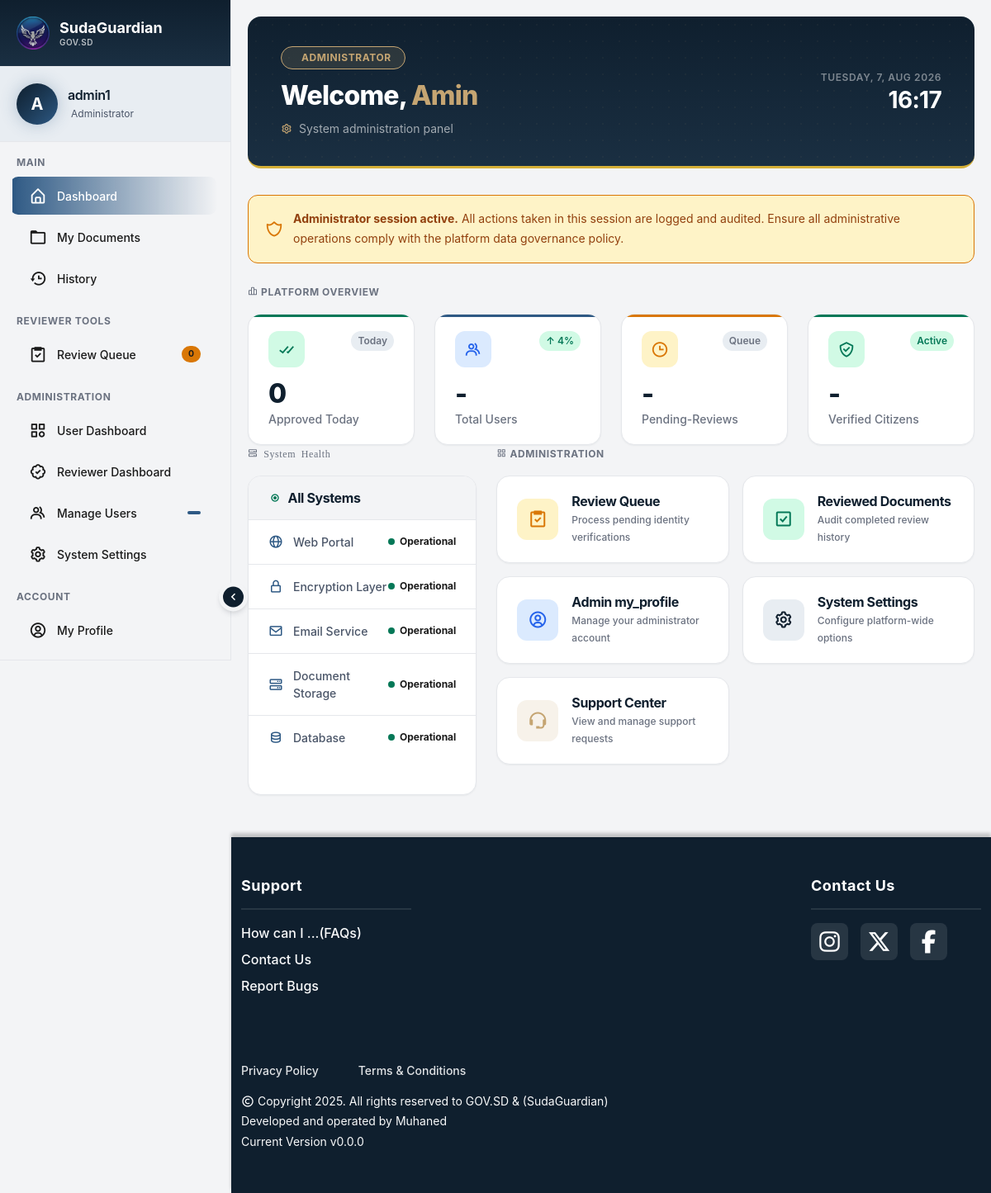
Page /admin-dashboard (signed in) on the committed database.
### tables this page shows
CREATE TABLE users (
    id INTEGER PRIMARY KEY AUTOINCREMENT,
    username TEXT NOT NULL UNIQUE,
    password_hash TEXT,
    national_id_hash TEXT NOT NULL,
    full_name TEXT NOT NULL,
    birthdate TEXT,
    contact_email TEXT NOT NULL UNIQUE,
    contact_phone TEXT NOT NULL UNIQUE,
    verification_status TEXT NOT NULL DEFAULT 'verified',
    verified_at DATETIME NOT NULL,
    national_id_fast TEXT NOT NULL UNIQUE,
    role TEXT CHECK (role IN ('admin', 'user', 'reviewer')) NOT NULL
    , profile_picture TEXT, address TEXT, email_verified INTEGER NOT NULL DEFAULT 1);

### app.py (the view)
@app.route("/admin-dashboard")
@login_required
@roles_required("admin")
def admin_dashboard():
    return render_template("admin_dashboard.html", user=current_user)

### app.py (called while the page is built)
@login_manager.user_loader
def load_user(user_id):
    return User.get_by_id(int(user_id))

### helpers.py (called while the page is built)
def roles_required(*roles):
    def decorator(f):
        @wraps(f)
        def decorated_function(*args, **kwargs):
            if not current_user.is_authenticated:
                abort(401)  # login required
            if current_user.role not in roles:
                abort(403)  # Forbidden
            return f(*args, **kwargs)
        return decorated_function
    return decorator

### templates/admin_dashboard.html (shortened to what this page needs)
{% extends "layout.html" %}
{% block content %}
{% block head %}
<link rel="stylesheet" href="{{ url_for('static', filename='css/admin_style.css') }}">
{% endblock %}
<div class="dashboard-wrapper">
    <div class="dashboard-header">
        <div class="dashboard-header-inner">
            <div class="dashboard-header-left">
                {% if current_user.role == 'admin' %}
                    <div class="dashboard-role-badge admin">
                        Administrator
                    </div>
                    <h1>Welcome, <span>{{ current_user.full_name.split()[0] }}</span></h1>
                    <p class="dashboard-header-sub"><i class='bx bx-cog'></i> System administration panel</i></p>
                {% endif %}
            </div>
            <div class="dashboard-header-right">
                <div class="dashboard-header-date" id="Date">Loading...</div>
                <div class="dashboard-header-time" id="Clock">--:--</div>
            </div>
        </div>
    </div>
    <div class="admin-alert">
        <i class='bx bx-shield-alt-2'></i>
        <p class="admin-alert-text">
            <strong>Administrator session active.</strong>
            All actions taken in this session are logged and audited.
            Ensure all administrative operations comply with
            the platform data governance policy.
        </p>
    </div>
    <p class="dashboard-section-label">
        <i class='bx bx-bar-chart-alt-2'></i> Platform Overview
    </p>
    <div class="row g-4 mb-6">
        <div class="col-6 col-md-3">
            <div class="stat-card accent-green">
                <div class="stat-card-top">
                    <div class="stat-icon green">
                        <i class='bx bx-check-double'></i>
                    </div>
                    <span class="stat-trend flat">Today</span>
                </div>
                <div class="stat-value">0</div>
                <div class="stat-label">Approved Today</div>
            </div>
        </div>
        <div class="col-6 col-md-3">
            <div class="stat-card accent-blue">
                <div class="stat-card-top">
                    <div class="stat-icon blue">
                        <i class='bx bx-group'></i>
                    </div>
                    <span class="stat-trend up">↑ 4%</span>
                </div>
                <div class="stat-value">-</div>
                <div class="stat-label">Total Users</div>
            </div>
        </div>
        <div class="col-6 col-md-3">
            <div class="stat-card accent-warn">
                <div class="stat-card-top">
                    <div class="stat-icon warn">
                        <i class='bx bx-time'></i>
                    </div>
                    <span class="stat-trend flat">Queue</span>
                </div>
                <div class="stat-value"> {{ pending_users| length if pending_users else '-' }} </div>
                <div class="stat-label">Pending-Reviews</div>
            </div>
        </div>
        <div class="col-6 col-md-3">
            <div class="stat-card accent-green">
                <div class="stat-card-top">
                    <div class="stat-icon green">
                        <i class='bx bx-check-shield'></i>
                    </div>
                    <span class="stat-trend up">Active</span>
                </div>
                <div class="stat-value">-</div>
                <div class="stat-label">Verified Citizens</div>
            </div>
        </div>
    </div>
    <div class="row g-4">
        <div class="col-lg-4">
            <p class="dashboard-section-label">
                <i class='bx bx-server'> System Health</i>
            </p>
            <div class="system-health-card">
                <div class="system-health-header">
                    <h4><i class='bx bx-radio-circle-marked'></i> All Systems</h4>
                </div>
                <div class="health-row">
                    <span class="health-row-label"><i class='bx bx-globe'></i> Web Portal</span>
                    <span class="health-status up"><span class="health-dot up"></span> Operational</span>
                </div>
                <div class="health-row">
                    <span class="health-row-label"><i class='bx bx-lock-alt'></i> Encryption Layer</span>
                    <span class="health-status up"><span class="health-dot up"></span> Operational</span>
                </div>
                <div class="health-row">
                    <span class="health-row-label"><i class='bx bx-envelope'></i> Email Service</span>
                    <span class="health-status up"><span class="health-dot up"></span> Operational</span>
                </div>
                <div class="health-row">
                    <span class="health-row-label"><i class='bx bx-server'></i> Document Storage</span>
                    <span class="health-status up"><span class="health-dot up"></span> Operational</span>
                </div>
                <div class="health-row">
                    <span class="health-row-label"><i class='bx bx-data'></i> Database</span>
                    <span class="health-status up"><span class="health-dot up"></span> Operational</span>
                </div>
            </div>
        </div>
        <div class="col-lg-8">
            <p class="dashboard-section-label"><i class='bx bx-grid-alt'></i> Administration</p>
            <div class="row g-3">
                <div class="col-md-6">
                    <a href="{{ url_for('reviewer_dashboard') }}" class="admin-manage-card">
                        <div class="admin-manage-icon" style="background:var(--warning-light); color:var(--warning);">
                            <i class='bx bx-task'></i>
                        </div>
                        <div class="admin-manage-text">
                            <h5>Review Queue</h5>
                            <p>Process pending identity verifications</p>
                        </div>
                    </a>
                </div>
                <div class="col-md-6">
                    <a href="{{ url_for('reviewed_documents') }}" class="admin-manage-card">
                        <div class="admin-manage-icon" style="background:var(--success-light); color:var(--success);">
                            <i class='bx bx-check-square'></i>
                        </div>
                        <div class="admin-manage-text">
                            <h5>Reviewed Documents</h5>
                            <p>Audit completed review history</p>
                        </div>
                    </a>
                </div>
                <div class="col-md-6">
                    <a href="{{ url_for('my_profile') }}" class="admin-manage-card">
                        <div class="admin-manage-icon" style="background:var(--info-light); color:var(--info);">
                            <i class='bx bx-user-circle'></i>
                        </div>
                        <div class="admin-manage-text">
                            <h5>Admin my_profile</h5>
                            <p>Manage your administrator account</p>
                        </div>
                    </a>
                </div>
                <div class="col-md-6">
                    <a href="#" class="admin-manage-card">
                        <div class="admin-manage-icon" style="background:var(--bg-tertiary); color:var(--primary-navy);">
                            <i class='bx bx-cog'></i>
                        </div>
                        <div class="admin-manage-text">
                            <h5>System Settings</h5>
                            <p>Configure platform-wide options</p>
                        </div>
                    </a>
                </div>
                <div class="col-md-6">
                    <a href="#" class="admin-manage-card">
                        <div class="admin-manage-icon" style="background:rgba(197,165,114,0.15); color:var(--accent-gold);">
                             <i class='bx bx-support'></i>
                        </div>
                        <div class="admin-manage-text">
                            <h5>Support Center</h5>
                            <p>View and manage support requests</p>
                        </div>
                    </a>
                </div>
            </div>
        </div>
    </div>
</div>
{% endblock %}

### templates/sidebar.html (shortened to what this page needs)
{% block head %}
<link rel="stylesheet" href="{{ url_for('static', filename='css/sidebar.css') }}">
{% endblock %}
<aside class="offcanvas-lg offcanvas-start sidebar collapsed" id="sidebar">
    <div class="sidebar-header">
        <div class="sidebar-brand">
            <img src="{{ url_for('static', filename='logo.png') }}" alt="SudaGuardian Logo" class="sidebar-logo">
            <div class="sidebar-brand-text">
                <span class="sidebar-name">SudaGuardian</span>
                <span class="sidebar-subtitle">GOV.SD</span>
            </div>
        </div>
    </div>
    <div class="sidebar-user">
        <div class="user-avatar">
            <span>{{ current_user.username[:1].upper() }}</span>
        </div>
        <div class="user-info">
            <h6 class="user-name">{{ current_user.username }}</h6>
            <span class="user-role">
                {% if current_user.role == 'admin' %}
                 Administrator
                {% elif current_user.role == 'reviewer' %}
                <i class='bx bx-check-circle'></i> Document Reviewer
                {% else %}
                <i class='bx bx-user'></i> Citizen
                {% endif %}
            </span>
        </div>
    </div>
    <div class="sidebar-menu">
        <div class="menu-section">
            <span class="menu-section-title">Main</span>
            <a href="/{{ current_user.role }}-dashboard" class="menu-item">
                <i class='bx bx-home-alt'></i>
                <span class="menu-text">Dashboard</span>
            </a>
            <a href="{{ url_for('my_documents') }}" class="menu-item">
                <i class='bx bx-folder'></i>
                <span class="menu-text">My Documents</span>
            </a>
            <a href="{{ url_for('history') }}" class="menu-item">
                <i class='bx bx-history'></i>
                <span class="menu-text">History</span>
            </a>
        </div>
        {% if current_user.role == 'reviewer' or current_user.role == 'admin' %}
        <div class="menu-section">
            <span class="menu-section-title">Reviewer Tools</span>
            <a href="{{ url_for('review_queue') }}" class="menu-item">
                <i class='bx bx-task'></i>
                <span class="menu-text">Review Queue</span>
                <span class="menu-badge badge-warning">{{ pending_users|length }}</span>
            </a>
        </div>
        {% endif %}
        {% if current_user.role == 'admin' %}
        <div class="menu-section">
            <span class="menu-section-title">Administration</span>
            <a href="{{ url_for('user_dashboard') }}" class="menu-item">
                <i class="bx bx-category"></i>
                <span class="menu-text">User Dashboard</span>
            </a>
            <a href="{{ url_for('reviewer_dashboard') }}" class="menu-item">
                <i class="bx bx-badge-check"></i>
                <span class="menu-text">Reviewer Dashboard</span>
            </a>
            <a href="{{ url_for('manage_users') }}" class="menu-item">
                <i class='bx bx-group'></i>
                <span class="menu-text">Manage Users</span>
                <span class="menu-badge">{{ total_users }}</span>
            </a>
            <a href="{{ url_for('system_settings') }}" class="menu-item">
                <i class='bx bx-cog'></i>
                <span class="menu-text">System Settings</span>
            </a>
        </div>
        {% endif %}
        <div class="menu-section">
            <span class="menu-section-title">Account</span>
            <a href="{{ url_for('my_profile') }}" class="menu-item">
                <i class='bx bx-user-circle'></i>
                <span class="menu-text">My Profile</span>
            </a>
            <a href="{{ url_for('help_and_support') }}" class="menu-item">
            </a>
        </div>
    </div>
    <div class="sidebar-footer">
    </div>
</aside>
<button class="sidebar-toggle-btn d-none d-lg-flex" id="sidebarToggle">
    <i class="bx bx-chevron-right" id="toggleIcon"></i>
</button>

### static/css/admin_style.css (style rules this page uses)
.admin-alert { background: var(--warning-light); margin-bottom: var(--space-6); gap: var(--space-3); border: 1px solid var(--warning); border-radius: var(--radius-lg); padding: var(--space-4) var(--space-5); display: flex; align-items: center; }
.admin-alert i { font-size: 22px; color: var(--warning); flex-shrink: 0; }
.admin-alert-text { margin: 0; font-size: var(--text-sm); color: #92400e; }
.admin-alert-text strong { font-weight: var(--weight-bold); }
.system-health-card { height: 100%; border: 1px solid var(--border-secondary); border-radius: var(--radius-xl); background: var(--bg-secondary); box-shadow: var(--shadow-sm); overflow: hidden; }
.system-health-header { padding: var(--space-4) var(--space-6); background: var(--bg-primary); border-bottom: 1px solid var(--border-secondary); }
.system-health-header h4 { font-size: var(--text-base); font-weight: var(--weight-bold); color: var(--heading-primary); margin: 0; display: flex; align-items: center; gap: var(--space-2); }
.system-health-header h4 i { color: var(--success); }
.health-row { display: flex; align-items: center; justify-content: space-between; padding: var(--space-4) var(--space-6); border-bottom: 1px solid var(--border-secondary); font-size: var(--text-sm); transition: background var(--transition-fast); }
.health-row:last-child { border-bottom: none; }
.health-row-label { display: flex; align-items: center; gap: var(--space-3); color: var(--text-secondary); font-weight: var(--weight-medium); }
.health-row-label i { font-size: 18px; color: var(--primary-blue); }
.health-status { gap: 6px; font-size: var(--text-xs); font-weight: var(--weight-bold); display: flex; align-items: center; }
.health-dot { width: 8px; height: 8px; border-radius: var(--radius-full); }
.health-dot.up { background: var(--success); box-shadow: 0 0 var(--success); }
.admin-manage-card { height: 100%; background: var(--bg-secondary); border: 1px solid var(--border-secondary); border-radius: var(--radius-xl); display: flex; align-items: center; padding: var(--space-5) var(--space-6); text-decoration: none; gap: var(--space-4); box-shadow: var(--shadow-sm); transition: all var(--transition-base); }
.admin-manage-icon { width: 50px; height: 50px; display: flex; align-items: center; justify-content: center; border-radius: var(--radius-lg); font-size: 24px; flex-shrink: 0; transition: all var(--transition-base); }
.admin-manage-text h5 { font-size: var(--text-base); font-weight: var(--weight-bold); color: var(--heading-primary); margin-bottom: 2px; }
.admin-manage-text p { color: var(--text-muted); font-size: var(--text-xs); margin: 0; }

### rows in the picture
users: username "A", username "admin1", full_name "Amin"

### other values in the picture
{{ pending_users|length }} "0"
{{ pending_users| length if pending_users else '-' }} "-"
